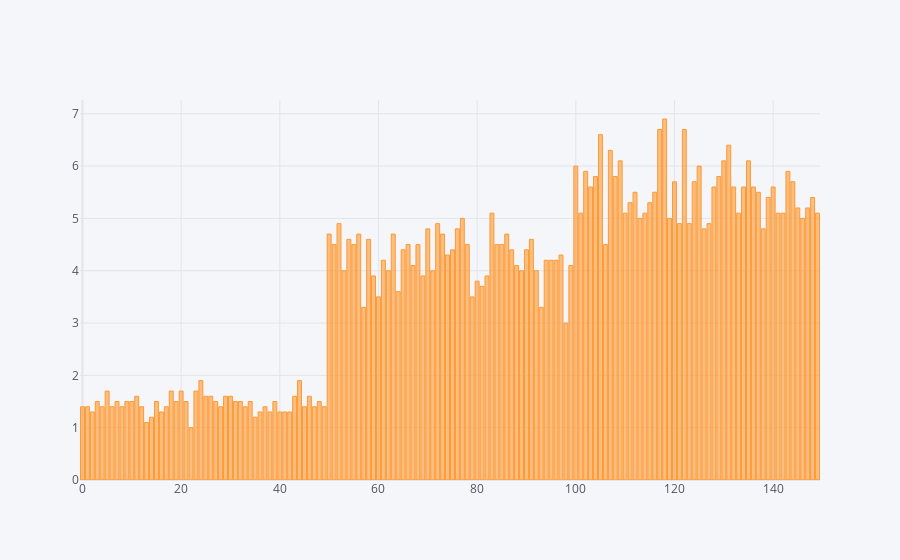

The code cell stored with this chart in its notebook:
### Code cell
df['petal_length'].iplot(kind='bar')

### Figure 1 — Plotly figure (JSON) as saved in the notebook; plotly's stock layout.template omitted (floating-point values rounded to 4 significant figures; data arrays with more than 128 entries replaced by an {"elided": "..."} marker saying what was removed)
{"data": [{"marker": {"color": "rgba(255, 153, 51, 0.6)", "line": {"color": "rgba(255, 153, 51, 1.0)", "width": 1}}, "name": "petal_length", "orientation": "v", "text": "", "type": "bar", "x": {"elided": "150 int values"}, "y": {"elided": "150 float values"}}], "layout": {"legend": {"bgcolor": "#F5F6F9", "font": {"color": "#4D5663"}}, "paper_bgcolor": "#F5F6F9", "plot_bgcolor": "#F5F6F9", "title": {"font": {"color": "#4D5663"}}, "xaxis": {"gridcolor": "#E1E5ED", "showgrid": true, "tickfont": {"color": "#4D5663"}, "title": {"font": {"color": "#4D5663"}, "text": ""}, "zerolinecolor": "#E1E5ED"}, "yaxis": {"gridcolor": "#E1E5ED", "showgrid": true, "tickfont": {"color": "#4D5663"}, "title": {"font": {"color": "#4D5663"}, "text": ""}, "zerolinecolor": "#E1E5ED"}}}
